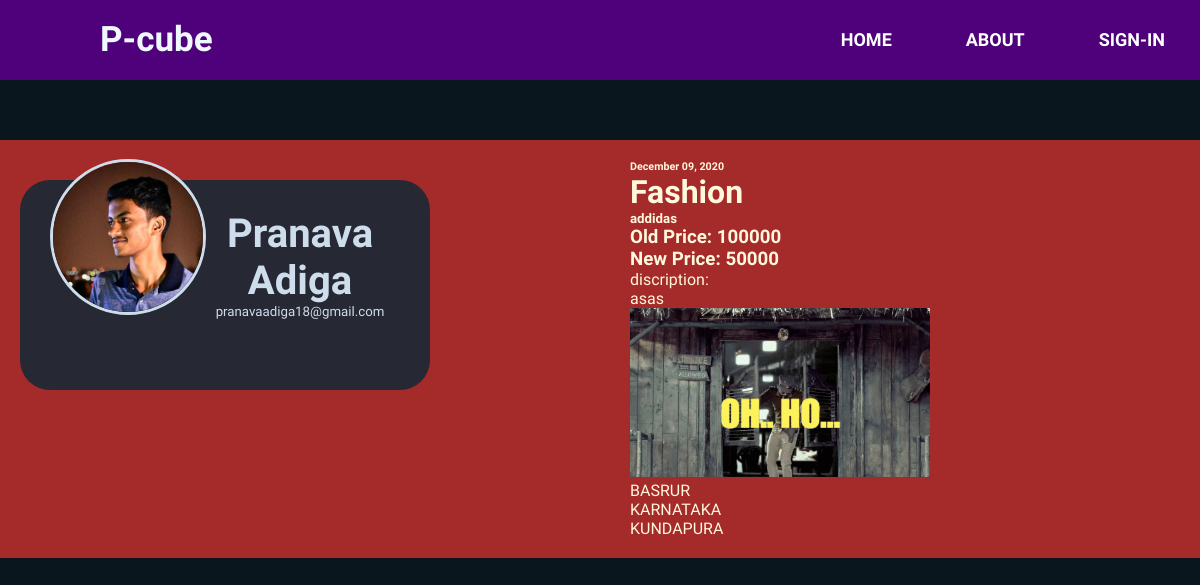
/post/21/, run on the app's committed database.
### pcube/models.py (models this page shows, shortened)
class Post(models.Model):
    title = models.CharField(max_length= 30)
    brand = models.CharField(max_length= 20)
    discription = models.TextField()
    date_posted = models.DateTimeField(default=timezone.now)
    address = models.CharField(max_length= 60)
    state = models.CharField(max_length= 20)
    city = models.CharField(max_length= 20)
    phone = models.CharField(max_length= 15)
    oldprice = models.PositiveIntegerField()
    newprice = models.PositiveIntegerField()
    owner = models.ForeignKey(User, on_delete=models.CASCADE)
    image = models.ImageField(default='placeholder.jpg', upload_to='Posts', height_field=None)

### users/models.py (models this page shows, shortened)
class Profile(models.Model):
    user = models.OneToOneField(User, on_delete=models.CASCADE)
    fullname = models.CharField(max_length= 30, blank=True, null=True)
    phoneno = models.CharField(max_length= 13, blank=True, null=True)
    address = models.TextField(blank=True, null=True)
    state = models.CharField(max_length= 20, blank=True, null=True)
    city = models.CharField(max_length= 20, blank=True, null=True)
    image = models.ImageField(default='default.jpg', upload_to='profile_pics', height_field=None)

### pcube/views.py (the view)
# urls.py: path('post/<int:pk>/', PostDetailView.as_view(), name='post-detail'),
class PostDetailView(DetailView):
    model = Post

### pcube/templates/pcube/post_detail.html (shortened to what this page needs)
{% extends 'pcube/base.html' %}
{% load static %}
{% block content %}
    <div class="container">
        <div class="owner_info">
            <div class="small-profile">
                <div class="profile-img">
                    <img src="{{object.owner.profile.image.url}}" alt="">
                </div>
                <div class="profile-text">
                    <a href="#"><h2>{{object.owner.profile.fullname}}</h2></a>
                    <h5>{{ object.owner.email }}</h5>
                </div>
            </div>
        </div>
        <div class="post_info">
            <h6>{{ object.date_posted|date:"F d, Y"}}</h6>
            <h1>{{ object.title }}</h1>
            <h5>{{ object.brand }}</h5>
            <h3>Old Price: {{ object.oldprice }}</h3>
            <h3>New Price: {{ object.newprice }}</h3>
            <p>discription:<br>{{ object.discription }}</p>
            <img src="{{ object.image.url }}" alt="" width="300">
            <br>
            <p>{{ object.address }}</p>
            <p>{{ object.state }}</p>
            <p>{{ object.city }}</p>
        </div>
    </div>
{% endblock content %}

### pcube/static/pcube/main.css (style rules this page uses)
* { text-decoration: none; list-style: none; margin: 0; padding: 0; font-family: 'Didact Gothic', sans-serif; }
body { margin: 0; padding: 0; background-color: #09161d; }

### data on the page
Post: owner.profile.image (picture), owner.profile.fullname "Pranava Adiga", owner.email "pranavaadiga18@gmail.com", date_posted "December 09, 2020", title "Fashion", brand "addidas", oldprice "100000", newprice "50000", discription "asas", image (picture), address "BASRUR", state "KARNATAKA", city "KUNDAPURA"
